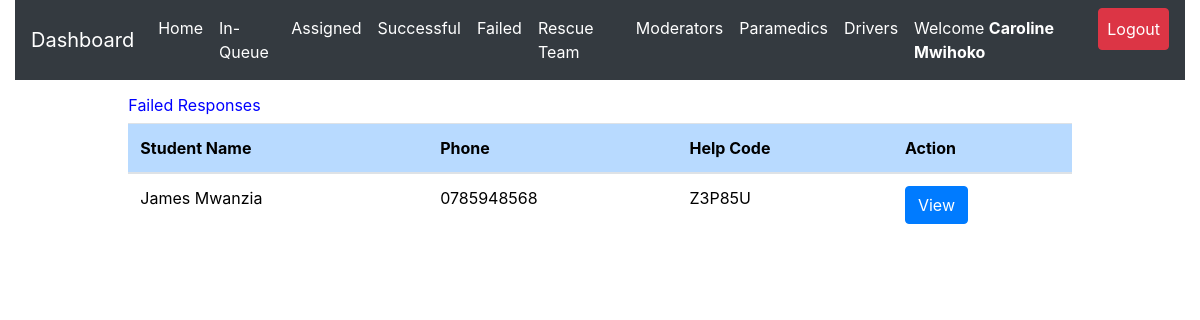
Before: /admin/failed.php (signed in) with the older database file.
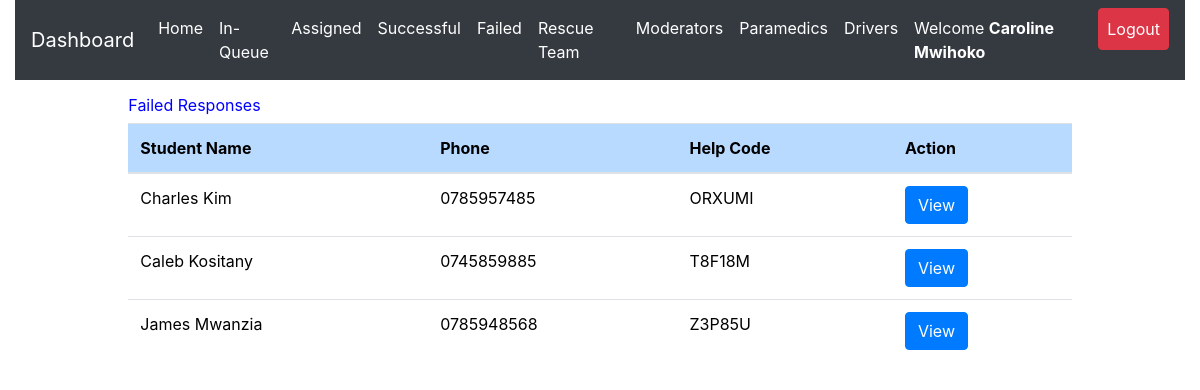
After: the same page with the newer database file.
### tables this page shows
CREATE TABLE `request_status` (
  `id` int(20) NOT NULL,
  `helpID` varchar(50) NOT NULL,
  `ip_address` varchar(100) NOT NULL,
  `request_latitude` varchar(50) NOT NULL,
  `request_longitude` varchar(50) NOT NULL,
  `status` varchar(50) DEFAULT 'Pending',
  `emergency_type` varchar(50) NOT NULL,
  `emergency_description` varchar(255) DEFAULT 'No Description',
  `admNo` varchar(255) NOT NULL,
  `timestamp` datetime NOT NULL DEFAULT CURRENT_TIMESTAMP
);

CREATE TABLE `student_details` (
  `id` int(20) NOT NULL,
  `regNum` varchar(255) NOT NULL,
  `firstname` varchar(255) NOT NULL,
  `lastname` varchar(255) NOT NULL,
  `emailaddress` varchar(255) NOT NULL,
  `phonenumber` varchar(15) NOT NULL,
  `password` varchar(255) NOT NULL,
  `password_reset_token` varchar(500) DEFAULT NULL,
  `date` datetime NOT NULL DEFAULT CURRENT_TIMESTAMP
);

### admin/failed.php (the view, shortened to what this page needs)
<?php
include 'server.php';
?>
<!DOCTYPE html>
<html lang="en">
<?php include './includes/header.php'; ?>
  <body>
    <?php include './includes/navbar.php'; ?>
  <div class="row m-3">
  <div class="col-md-1"></div>
    <div class="col-md-10">
<div class="table-responsive-lg">
    <table class="table" style='color:black; font-weight:normal'>
        <thead>
          <h6  style='color:blue; font-weight:normal'>
         Failed Responses </h6>
            <tr >
              <th scope="col" class="table-primary">Student Name</th>
              <th scope="col" class="table-primary">Phone</th>
              <th scope="col" class="table-primary">Help Code</th>
              <th scope="col" class="table-primary">Action</th>
            </tr>
          </thead>
          <tbody>
    <?php
    if($_SESSION['admin_id']){
        $data_fetch_query = "SELECT request_status.id, request_status.helpID,request_status.status,
        request_status.admNo,request_status.timestamp,student_details.regNum,student_details.regNum,
        student_details.firstname,student_details.lastname,student_details.phonenumber
        FROM request_status
        INNER JOIN student_details ON request_status.admNo = student_details.regNum  WHERE request_status.status ='Failed' order by request_status.timestamp DESC;";
        $data_result = mysqli_query($db, $data_fetch_query);
        if ($data_result->num_rows > 0){
            while($row = $data_result->fetch_assoc()) {
            $help_code=$row["helpID"];
        echo "<tr> <td>" .$row["firstname"]. " ".$row["lastname"]. "</td>";
        echo "<td>" .$row["phonenumber"]."</td>";
        echo "<td>" .$row["helpID"]."</td>";
        echo "<td>
        <form method ='POST' action='server.php'>
        <input  type='text' hidden name='help_code' value='$help_code'>
        <input type='submit' value='View' name='view-requests-being-attended-btn' class='btn btn-primary'>
        </form>
        </td> </tr>";
        }
        }else{
        echo "<td>"."No Requests Found"."</td>";
        }
        } else{
            echo "<td>"."No Data Found"."</td>";
        }
?>
          </tbody>
    </table>
  </div>
  </div>
  <div class="col-md-1"></div>
</div>
  </body>
</html>

Changed rows visible on the page:
added request_status: admNo.firstname "Charles", admNo.lastname "Kim", admNo.phonenumber "0785957485", helpID "ORXUMI"
now on this page (row edited): request_status: admNo.firstname "Caleb", admNo.lastname "Kositany", admNo.phonenumber "0745859885", helpID "T8F18M"
